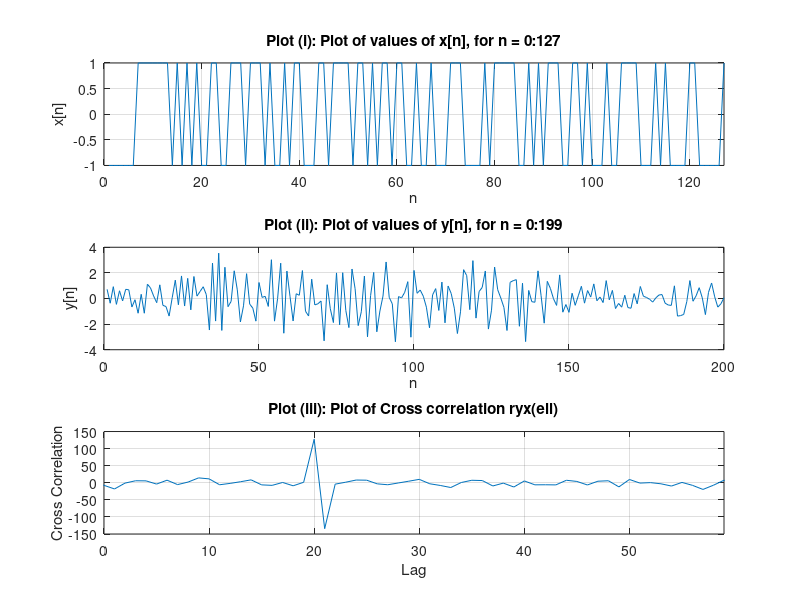

MATLAB code for this plot:
%-----------------------------%
%         Sean Hwang          %
% ECE 538 - MATLAB Project 1 %
%     Source Code File        %
%-----------------------------%

% Parameters to be changed 

a2 = -1; 
D2 = 21; 

v = randn(1,200) * 0.7; %variance == std.div, since 1. 

% Generating sequence for M=127 using given M=15 file
register=[1 0 0 0 0 0 0];
for ri=1:127,
m127(ri)=register(1,7);
register(2:7)=register(1:6);
register(1,1)=rem((register(1,1)+m127(1,ri)),2);
end
m127=2*m127-1; 

x = [m127 zeros(1, 200-127)];
x20 = [zeros(1,20) m127 zeros(1, 200-127-20)]; 
%x[n-20] 
xD2 = [zeros(1,D2) m127 zeros(1, 200-127-D2)];  

%x[n-D] 

% Parameters not to be changed 

n = 0:199; 

y = x20 + a2*xD2 + v; %y[n] = x[n-20] + a2x[n-D2] + v[n]  

ryx = conv(y,x(end:-1:1)); 
[a,bound] = xcorr(y,x); 

%Plot generation 

%Plot i
subplot(3,1,1); 
plot (m127); 
xlim([0 127]); 
grid on; 
xlabel('n'); 
ylabel('x[n]'); 
title('Plot (i): Plot of values of x[n], for n = 0:127'); 
 
%Plot ii 
subplot(3,1,2); 
plot (y); 
grid on; 
xlabel('n'); 
ylabel('y[n]');
title('Plot (ii): Plot of values of y[n], for n = 0:199'); 

%plot iii 
subplot(3,1,3); 
plot (bound,ryx); 
xlim([0 59]);
grid on; 
xlabel ('Lag'); 
ylabel ('Cross Correlation'); 
title ('Plot (iii): Plot of Cross correlation ryx(ell)'); 



